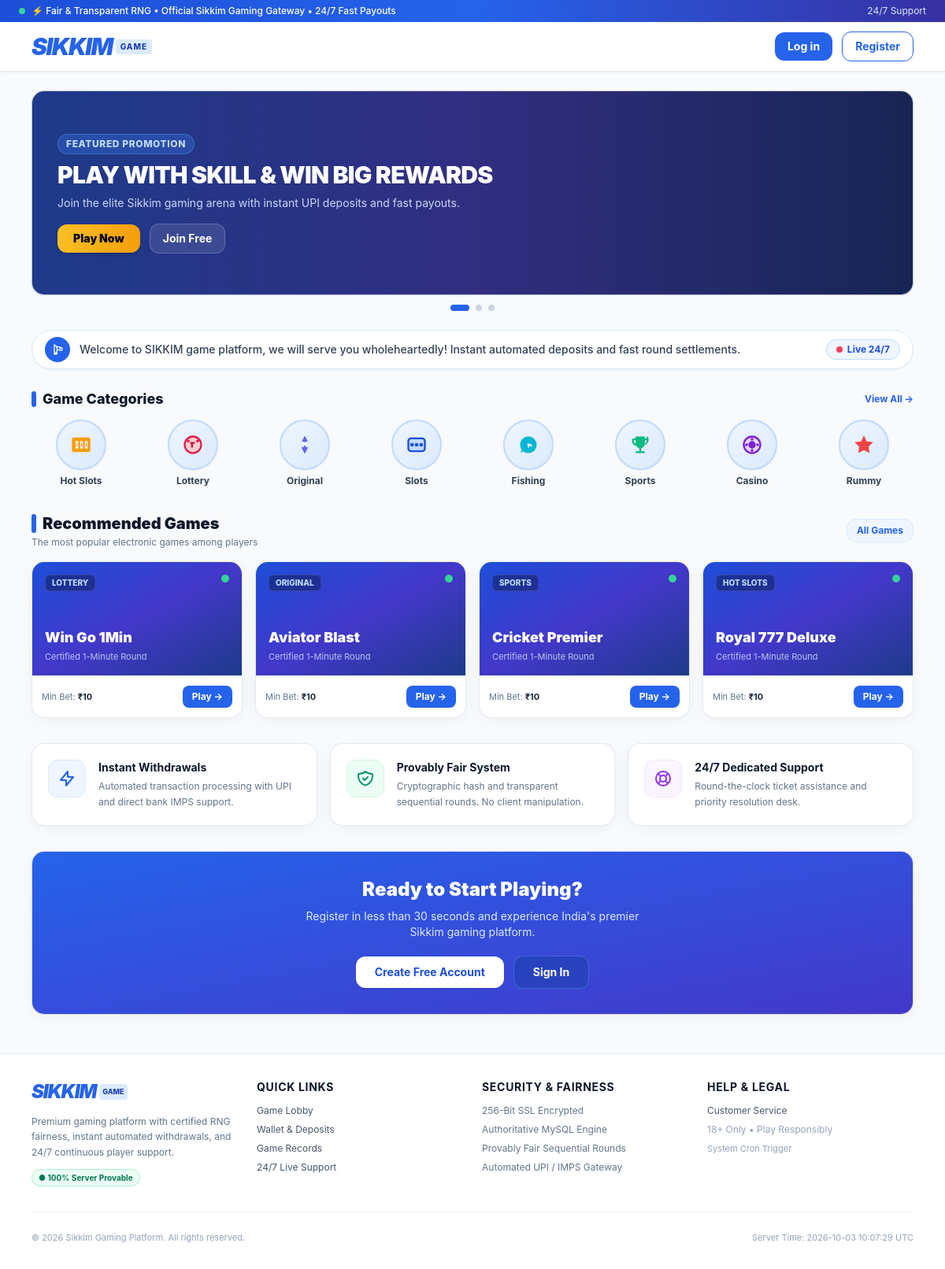
The page / on the database its author committed.
### tables this page shows
CREATE TABLE `banners` (
  `id` INT AUTO_INCREMENT PRIMARY KEY,
  `title` VARCHAR(150) NOT NULL,
  `description` VARCHAR(255) DEFAULT NULL,
  `image` VARCHAR(255) NOT NULL,
  `link` VARCHAR(255) NOT NULL DEFAULT '#',
  `display_order` INT NOT NULL DEFAULT 0,
  `status` ENUM('active', 'inactive') NOT NULL DEFAULT 'active',
  `created_at` TIMESTAMP DEFAULT CURRENT_TIMESTAMP,
  INDEX `idx_banner_status` (`status`),
  INDEX `idx_banner_order` (`display_order`)
);

CREATE TABLE `announcements` (
  `id` INT AUTO_INCREMENT PRIMARY KEY,
  `content` TEXT NOT NULL,
  `status` ENUM('active', 'inactive') NOT NULL DEFAULT 'active',
  `priority` INT NOT NULL DEFAULT 0,
  `created_at` TIMESTAMP DEFAULT CURRENT_TIMESTAMP,
  INDEX `idx_ann_status` (`status`),
  INDEX `idx_ann_priority` (`priority`)
);

CREATE TABLE `categories` (
  `id` INT AUTO_INCREMENT PRIMARY KEY,
  `name` VARCHAR(50) NOT NULL,
  `slug` VARCHAR(50) NOT NULL UNIQUE,
  `icon` VARCHAR(255) NOT NULL,
  `display_order` INT NOT NULL DEFAULT 0,
  `status` ENUM('active', 'inactive') NOT NULL DEFAULT 'active',
  `created_at` TIMESTAMP DEFAULT CURRENT_TIMESTAMP,
  INDEX `idx_cat_order` (`display_order`),
  INDEX `idx_cat_status` (`status`)
);

CREATE TABLE `games` (
  `id` INT AUTO_INCREMENT PRIMARY KEY,
  `category_id` INT NOT NULL,
  `name` VARCHAR(100) NOT NULL,
  `slug` VARCHAR(100) NOT NULL UNIQUE,
  `image` VARCHAR(255) NOT NULL,
  `description` TEXT DEFAULT NULL,
  `status` ENUM('active', 'inactive') NOT NULL DEFAULT 'active',
  `display_order` INT NOT NULL DEFAULT 0,
  `is_recommended` TINYINT(1) NOT NULL DEFAULT 0,
  `config_json` TEXT DEFAULT NULL,
  `created_at` TIMESTAMP DEFAULT CURRENT_TIMESTAMP,
  `updated_at` TIMESTAMP DEFAULT CURRENT_TIMESTAMP ON UPDATE CURRENT_TIMESTAMP,
  FOREIGN KEY (`category_id`) REFERENCES `categories`(`id`) ON DELETE CASCADE,
  INDEX `idx_games_slug` (`slug`),
  INDEX `idx_games_rec` (`is_recommended`),
  INDEX `idx_games_status` (`status`),
  INDEX `idx_games_order` (`display_order`)
);

### index.php (the view, shortened to what the rows shown need)
<?php
require_once __DIR__ . '/includes/auth.php';
require_once __DIR__ . '/includes/icons.php';
$pdo = getDB();
$bannersStmt = $pdo->prepare("SELECT * FROM `banners` WHERE `status` = 'active' ORDER BY `display_order` ASC, `id` DESC");
$bannersStmt->execute();
$banners = $bannersStmt->fetchAll();
$announcementsStmt = $pdo->prepare("SELECT * FROM `announcements` WHERE `status` = 'active' ORDER BY `priority` DESC, `id` DESC LIMIT 5");
$announcementsStmt->execute();
$announcements = $announcementsStmt->fetchAll();
$categoriesStmt = $pdo->prepare("SELECT * FROM `categories` WHERE `status` = 'active' ORDER BY `display_order` ASC, `id` ASC");
$categoriesStmt->execute();
$categories = $categoriesStmt->fetchAll();
$gamesStmt = $pdo->prepare("
    SELECT g.*, c.name as category_name, c.slug as category_slug
    FROM `games` g
    LEFT JOIN `categories` c ON g.category_id = c.id
    WHERE g.status = 'active' AND g.is_recommended = 1
    ORDER BY g.display_order ASC, g.id ASC
");
$gamesStmt->execute();
$recommendedGames = $gamesStmt->fetchAll();
require_once __DIR__ . '/includes/header.php';
?>
<section class="w-full mb-6">
    <div id="banner-container" class="relative overflow-hidden rounded-2xl shadow-sm border border-slate-200/80 bg-gradient-to-r from-blue-900 via-indigo-900 to-blue-950 text-white min-h-[160px] sm:min-h-[220px] md:min-h-[260px] flex items-center">
        <?php if (!empty($banners)): ?>
            <?php foreach ($banners as $idx => $banner): ?>
                <div class="banner-slide w-full p-5 sm:p-8 <?= $idx === 0 ? 'block' : 'hidden' ?>">
                    <div class="max-w-xl">
                        <span class="inline-block bg-blue-500/30 text-blue-200 text-[10px] sm:text-xs uppercase font-extrabold px-2.5 py-1 rounded-full mb-2 tracking-wider border border-blue-400/30">
                            Featured Promotion
                        </span>
                        <h2 class="text-xl sm:text-2xl md:text-3xl font-black tracking-tight text-white mb-2 leading-tight">
                            <?= e($banner['title']) ?>
                        </h2>
                        <?php if (!empty($banner['description'])): ?>
                            <p class="text-blue-100/90 text-xs sm:text-sm mb-4 leading-relaxed line-clamp-2">
                                <?= e($banner['description']) ?>
                            </p>
                        <?php endif; ?>
                        <div class="flex items-center gap-3">
                            <a href="<?= e($banner['link']) ?>" class="px-5 py-2 bg-gradient-to-r from-amber-400 to-amber-500 hover:from-amber-300 hover:to-amber-400 text-slate-950 font-black text-xs sm:text-sm rounded-xl shadow-md transition transform active:scale-95">
                                Play Now
                            </a>
                            <a href="/register.php" class="px-4 py-2 bg-white/10 hover:bg-white/20 text-white font-bold text-xs sm:text-sm rounded-xl transition border border-white/20">
                                Join Free
                            </a>
                        </div>
                    </div>
                </div>
            <?php endforeach; ?>
        <?php endif; ?>
    </div>
    <?php if (count($banners) > 1): ?>
        <div class="flex justify-center items-center gap-2 mt-3">
            <?php foreach ($banners as $idx => $b): ?>
                <button type="button" class="banner-dot h-2 rounded-full transition-all duration-300 <?= $idx === 0 ? 'bg-blue-600 w-6' : 'bg-slate-300 w-2' ?>" aria-label="Slide <?= $idx + 1 ?>"></button>
            <?php endforeach; ?>
        </div>
    <?php endif; ?>
</section>
<section class="w-full mb-6">
    <div class="bg-white border border-blue-100 rounded-full px-4 py-2 shadow-sm flex items-center gap-3">
        <div class="flex-1 overflow-hidden">
            <?php if (!empty($announcements)): ?>
                <div class="text-xs sm:text-sm font-medium text-slate-700 truncate">
                    <?= e($announcements[0]['content']) ?>
                </div>
            <?php else: ?>
                <div class="text-xs text-slate-500">Welcome to SIKKIM game platform, we will serve you wholeheartedly!</div>
            <?php endif; ?>
        </div>
    </div>
</section>
<section class="w-full mb-8">
    <?php if (!empty($categories)): ?>
        <div class="grid grid-cols-4 sm:grid-cols-8 gap-3 sm:gap-4 text-center">
            <?php foreach ($categories as $cat): ?>
                <a href="/games.php?category=<?= urlencode($cat['slug']) ?>" class="group flex flex-col items-center">
                    <div class="w-14 h-14 sm:w-16 sm:h-16 rounded-full category-circle flex items-center justify-center mb-1.5 shadow-sm group-hover:border-blue-500 transition">
                        <?= getCategoryIconSvg($cat['slug']) ?>
                    </div>
                    <span class="text-[11px] sm:text-xs font-bold text-slate-700 group-hover:text-blue-600 transition truncate w-full">
                        <?= e($cat['name']) ?>
                    </span>
                </a>
            <?php endforeach; ?>
        </div>
    <?php else: ?>
        <div class="p-6 bg-white rounded-2xl border border-slate-200 text-center text-xs text-slate-500">
            No categories available at the moment.
        </div>
    <?php endif; ?>
</section>
<section class="w-full mb-8">
    <?php if (!empty($recommendedGames)): ?>
        <div class="grid grid-cols-2 sm:grid-cols-2 md:grid-cols-4 gap-4">
            <?php foreach ($recommendedGames as $game): ?>
                <div class="card-premium overflow-hidden group hover:border-blue-400 transition flex flex-col">
                    <div class="h-32 sm:h-36 bg-gradient-to-br from-blue-700 via-indigo-700 to-blue-900 p-4 flex flex-col justify-between text-white relative">
                        <div class="flex justify-between items-start">
                            <span class="bg-black/30 backdrop-blur-sm text-[10px] font-extrabold uppercase px-2 py-0.5 rounded-md text-blue-200 border border-white/10">
                                <?= e($game['category_name'] ?? 'Popular') ?>
                            </span>
                            <span class="w-2.5 h-2.5 rounded-full bg-emerald-400 shadow-sm" title="Active"></span>
                        </div>
                        <div>
                            <h4 class="font-black text-base sm:text-lg leading-tight text-white group-hover:text-blue-200 transition">
                                <?= e($game['name']) ?>
                            </h4>
                            <p class="text-[11px] text-blue-100/80 truncate mt-0.5">
                                Certified 1-Minute Round
                            </p>
                        </div>
                    </div>
                    <div class="p-3 bg-white flex items-center justify-between gap-2 border-t border-slate-100 mt-auto">
                        <div class="text-[11px] text-slate-500">
                            Min Bet: <span class="font-bold text-slate-800">₹10</span>
                        </div>
                        <a href="/login.php?redirect=game&slug=<?= urlencode($game['slug']) ?>" class="px-3 py-1.5 bg-blue-600 hover:bg-blue-700 text-white rounded-lg text-xs font-bold shadow-sm transition">
                            Play &rarr;
                        </a>
                    </div>
                </div>
            <?php endforeach; ?>
        </div>
    <?php else: ?>
        <div class="p-8 bg-white rounded-2xl border border-slate-200 text-center text-sm text-slate-500">
            No recommended games configured currently. Games can be added in the Admin Panel.
        </div>
    <?php endif; ?>
</section>
<?php require_once __DIR__ . '/includes/footer.php'; ?>

### includes/icons.php
<?php
function getCategoryIconSvg(string $slug): string {
    switch ($slug) {
        case 'hot-slots':
            return '<svg class="w-7 h-7 text-amber-500" viewBox="0 0 24 24" fill="currentColor">
                <path d="M4 4h16a2 2 0 012 2v12a2 2 0 01-2 2H4a2 2 0 01-2-2V6a2 2 0 012-2zm2 4v8h3V8H6zm5 0v8h3V8h-3zm5 0v8h3V8h-3zM7 10h1v4H7v-4zm5 0h1v4h-1v-4zm5 0h1v4h-1v-4z"/>
            </svg>';
        case 'lottery':
            return '<svg class="w-7 h-7 text-rose-500" viewBox="0 0 24 24" fill="currentColor">
                <circle cx="12" cy="12" r="9" fill="#fecdd3" stroke="#e11d48" stroke-width="2"/>
                <path d="M10 9h4v2h-2v4h-2v-4H9V9h1z" fill="#be123c"/>
                <circle cx="7" cy="8" r="1.5" fill="#e11d48"/>
                <circle cx="17" cy="8" r="1.5" fill="#e11d48"/>
            </svg>';
        case 'original':
            return '<svg class="w-7 h-7 text-indigo-500" viewBox="0 0 24 24" fill="currentColor">
                <path d="M12 2.5a.5.5 0 01.447.276l2.5 5A.5.5 0 0114.5 8.5H13v6h2a.5.5 0 01.447.724l-3 6a.5.5 0 01-.894 0l-3-6A.5.5 0 019 14.5h2v-6H9.5a.5.5 0 01-.447-.724l2.5-5A.5.5 0 0112 2.5z"/>
                <circle cx="12" cy="11" r="2" fill="#ffffff"/>
            </svg>';
        case 'slots':
            return '<svg class="w-7 h-7 text-blue-600" viewBox="0 0 24 24" fill="currentColor">
                <rect x="3" y="5" width="18" height="14" rx="3" fill="#bfdbfe" stroke="#1d4ed8" stroke-width="2"/>
                <circle cx="7" cy="12" r="2" fill="#1d4ed8"/>
                <circle cx="12" cy="12" r="2" fill="#1d4ed8"/>
                <circle cx="17" cy="12" r="2" fill="#1d4ed8"/>
            </svg>';
        case 'fishing':
            return '<svg class="w-7 h-7 text-cyan-500" viewBox="0 0 24 24" fill="currentColor">
                <path d="M12 3c-4.97 0-9 4.03-9 9 0 2.12.74 4.07 1.97 5.61L3 21l3.39-1.97C7.93 20.26 9.88 21 12 21c4.97 0 9-4.03 9-9s-4.03-9-9-9zm4 11l-3-1v3l-2-2v-4l5 2v2z"/>
            </svg>';
        case 'sports':
            return '<svg class="w-7 h-7 text-emerald-500" viewBox="0 0 24 24" fill="currentColor">
                <path d="M19 5h-2V3H7v2H5c-1.1 0-2 .9-2 2v1c0 2.55 1.92 4.63 4.39 4.94A5.01 5.01 0 0011 15.9V19H7v2h10v-2h-4v-3.1c1.86-.41 3.29-1.89 3.61-3.96C19.08 11.63 21 9.55 21 7V5c0-1.1-.9-2-2-2zM5 8V7h2v3.82C5.84 10.4 5 9.3 5 8zm14 0c0 1.3-.84 2.4-2 2.82V7h2v1z"/>
            </svg>';
        case 'casino':
            return '<svg class="w-7 h-7 text-purple-600" viewBox="0 0 24 24" fill="currentColor">
                <circle cx="12" cy="12" r="9" fill="#e9d5ff" stroke="#7e22ce" stroke-width="2"/>
                <circle cx="12" cy="12" r="4" fill="#7e22ce"/>
                <circle cx="12" cy="6" r="1.5" fill="#7e22ce"/>
                <circle cx="12" cy="18" r="1.5" fill="#7e22ce"/>
                <circle cx="6" cy="12" r="1.5" fill="#7e22ce"/>
                <circle cx="18" cy="12" r="1.5" fill="#7e22ce"/>
            </svg>';
        case 'rummy':
        default:
            return '<svg class="w-7 h-7 text-red-500" viewBox="0 0 24 24" fill="currentColor">
                <path d="M12 2l3.09 6.26L22 9.27l-5 4.87 1.18 6.88L12 17.77l-6.18 3.25L7 14.14 2 9.27l6.91-1.01L12 2z"/>
            </svg>';
    }
}

### rows shown on the page
banners: title "PLAY WITH SKILL & WIN BIG REWARDS", description "Join the elite Sikkim gaming arena with instant UPI deposits and fast payouts."
announcements: content "Welcome to SIKKIM game platform, we will serve you wholeheartedly! Instant automated deposits and fast round settlements."
categories: slug "hot-slots" (drawn), name "Hot Slots"
categories: slug "lottery" (drawn), name "Lottery"
categories: slug "original" (drawn), name "Original"
categories: slug "slots" (drawn), name "Slots"
categories: slug "fishing" (drawn), name "Fishing"
categories: slug "sports" (drawn), name "Sports"
categories: slug "casino" (drawn), name "Casino"
categories: slug "rummy" (drawn), name "Rummy"
games: category.name "LOTTERY", name "Win Go 1Min"
games: category.name "ORIGINAL", name "Aviator Blast"
games: category.name "SPORTS", name "Cricket Premier"
games: category.name "HOT SLOTS", name "Royal 777 Deluxe"
